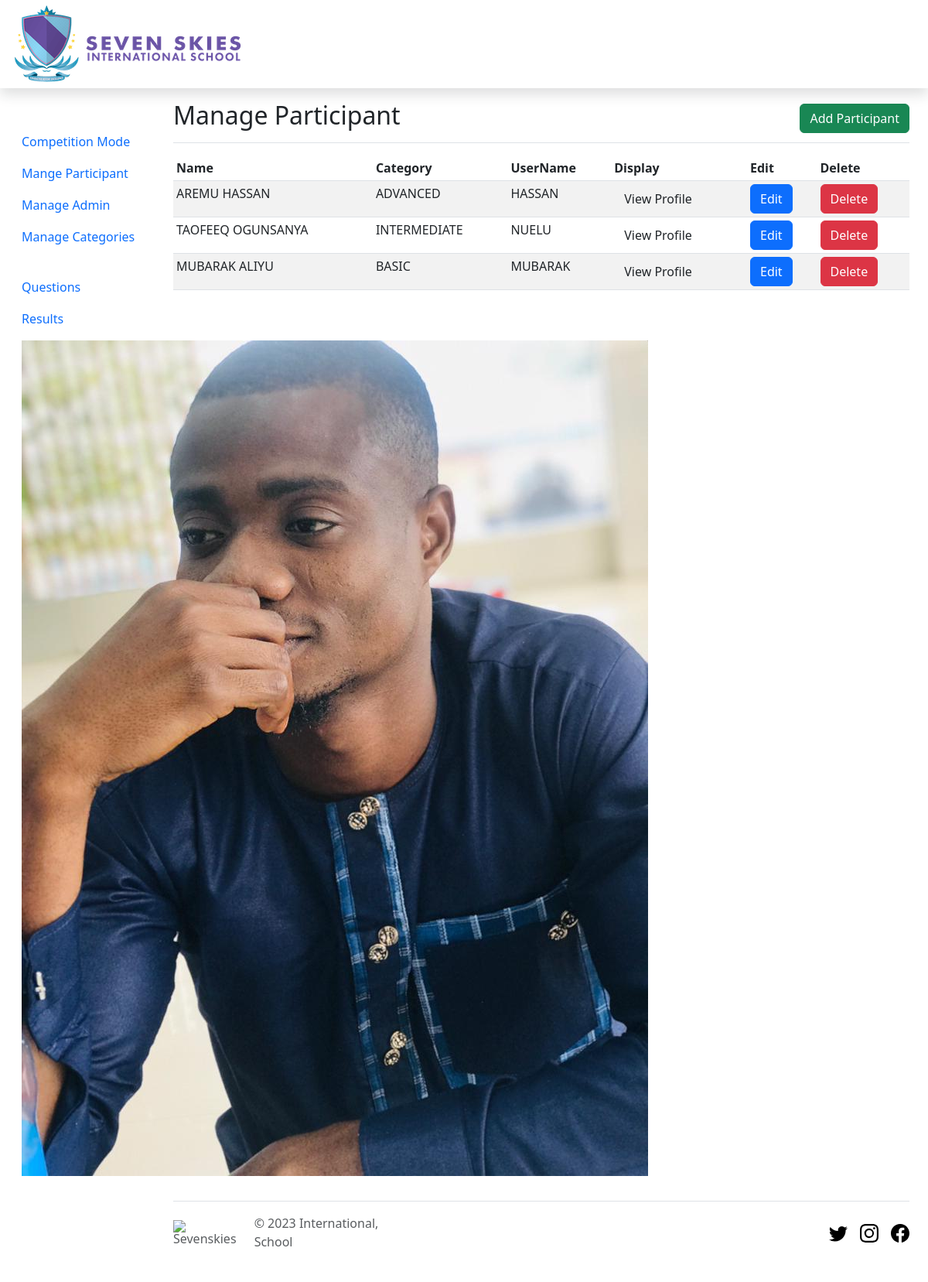
The app's page /backend/manage-users.php (signed in) with its own data.
### tables this page shows
CREATE TABLE `participant` (
  `id` int(11) NOT NULL,
  `firstname` varchar(50) NOT NULL,
  `lastname` varchar(50) NOT NULL,
  `username` varchar(50) NOT NULL,
  `avatar` varchar(100) NOT NULL,
  `school` varchar(100) NOT NULL,
  `class` varchar(100) NOT NULL,
  `age` int(50) NOT NULL,
  `gender` varchar(50) NOT NULL,
  `country` varchar(100) NOT NULL,
  `category_id` int(11) NOT NULL,
  `riwayat` varchar(100) NOT NULL,
  `biography` varchar(255) NOT NULL,
  `userpassword` varchar(150) NOT NULL,
  `datecreated` datetime(6) NOT NULL DEFAULT current_timestamp(6)
);

CREATE TABLE `category` (
  `id` int(11) NOT NULL,
  `category_title` varchar(50) NOT NULL,
  `datecreated` datetime(6) NOT NULL DEFAULT current_timestamp(6)
);

### backend/manage-users.php (the view, shortened to what this page needs)
<?php
  require './template/header.php';
  $query = "SELECT * FROM participant";
  $users = mysqli_query($dbconnect, $query);
?>
    <div class="container-fluid">
        <div class="row">
            <nav id="sidebarMenu" class="col-md-3 col-lg-2 d-md-block sidebar collapse">
                <div class="position-sticky pt-5 sidebar-sticky">
          <ul class="nav flex-column">
            <li class="nav-item">
              <a class="nav-link" aria-current="page" href="index.php">
                Competition Mode
              </a>
            </li>
            <li class="nav-item">
              <a class="nav-link active" href="manage-users.php">
                Mange Participant
              </a>
            </li>
            <li class="nav-item">
              <a class="nav-link" href="manage-admin.php">
                Manage Admin
              </a>
            </li>
            <li class="nav-item">
              <a class="nav-link" href="manage-categories.php">
                Manage Categories
              </a>
            </li>
            <li class="nav-item">
              <a class="nav-link" href="manage-questions.php">
                Questions
              </a>
            </li>
            <li class="nav-item">
              <a class="nav-link" href="results.php">
                Results
              </a>
            </li>
            <li class="nav-item">
            <a class="nav-link" href="edit-profile.php?current_user_id=<?= $current_user_id ?>">
                <div class="avatar">
                  <img src=" <?= ROOT_URL . 'img/admin-img/'.$cur_user['avatar'] ?>" alt="avatar">
                </div>
              </a>
            </li>
          </ul>
                </div>
            </nav>
            <main class="col-md-9 ms-sm-auto col-lg-10 px-md-4">
                <div
                    class="d-flex justify-content-between flex-wrap flex-md-nowrap align-items-center pt-3 pb-2 mb-3 border-bottom">
                    <h2>Manage Participant</h2> <a href="add-user.php" class="btn btn-success">Add Participant</a>
                </div>
                <div class="table-responsive">
                    <table class="table table-striped table-sm">
                        <thead>
                            <tr>
                                <th scope="col">Name</th>
                                <th scope="col">Category</th>
                                <th scope="col">UserName</th>
                                <th scope="col">Display</th>
                                <th scope="col">Edit</th>
                                <th scope="col">Delete</th>
                            </tr>
                        </thead>
                        <tbody>
                        <?php if (mysqli_num_rows($users) > 0) : ?>
                                <?php while ($user = mysqli_fetch_assoc($users)) : ?>
                                  <tr>
                                    <td><?= "{$user['firstname']} {$user['lastname']}"  ?></td>
                                    <td><?php
                                      $cat_id = $user['category_id'];
                                    $query = "SELECT * FROM category WHERE id = $cat_id";
                                    $cate = mysqli_query($dbconnect, $query);
                                     if (mysqli_num_rows($cate) > 0){
                                      $cat = mysqli_fetch_assoc($cate);
                                       echo $cat['category_title'];
                                     }
                                    ?></td>
                                    <td><?= $user['username'] ?></td>
                                    <td><a href="<?= ROOT_URL ?>backend/display.php?id=<?= $user['id'] ?>"  class="btn btn-submit">View Profile</a></td>
                                    <td><button class="btn btn-primary edit-user-btn" id="<?= $user['id'] ?>" data-bs-toggle="modal" data-bs-target="#modalSigninEdit">Edit</button></td>
                                    <td><a onclick="validate(this)" href="<?= ROOT_URL ?>php/delete-user.php?id=<?= $user['id'] ?>"  class="btn btn-danger">Delete</a></td>
                            </tr>
                        <?php endwhile ?>
                    <?php else :  ?>
                        <tr>
                            <td colspan="5" class="text-center p-2"> No Category Created</td>
                        </tr>
                    <?php endif  ?>
                        </tbody>
                    </table>
                </div>
            </main>
            <div class="col-md-9 ms-sm-auto col-lg-10 px-md-4 footer-section">
                <footer class="footer d-flex flex-wrap justify-content-between align-items-center py-3 my-4 border-top">
                    <div class="col-md-4 d-flex align-items-center">
                        <a href="/" class="mb-3 me-2 mb-md-0 text-muted text-decoration-none lh-1">
                            <img class="img-logo" src="../img/logo.png" alt="Sevenskies">
                        </a>
                        <span class="mb-3 mb-md-0 text-muted">&copy; 2023 International, School</span>
                    </div>
                    <ul class="nav col-md-4 justify-content-end list-unstyled d-flex">
                        <li class="ms-3"><a class="text-muted" href="#"><svg class="bi" width="24" height="24">
                                    <use xlink:href="#twitter" />
                                </svg></a></li>
                        <li class="ms-3"><a class="text-muted" href="#"><svg class="bi" width="24" height="24">
                                    <use xlink:href="#instagram" />
                                </svg></a></li>
                        <li class="ms-3"><a class="text-muted" href="#"><svg class="bi" width="24" height="24">
                                    <use xlink:href="#facebook" />
                                </svg></a></li>
                    </ul>
                </footer>
            </div>
        </div>
    </div>
<?php
  require './template/footer.php';
?>

### records on screen
participant: firstname "AREMU", lastname "HASSAN", category.category_title "ADVANCED", username "HASSAN"
participant: firstname "TAOFEEQ", lastname "OGUNSANYA", category.category_title "INTERMEDIATE", username "NUELU"
participant: firstname "MUBARAK", lastname "ALIYU", category.category_title "BASIC", username "MUBARAK"
